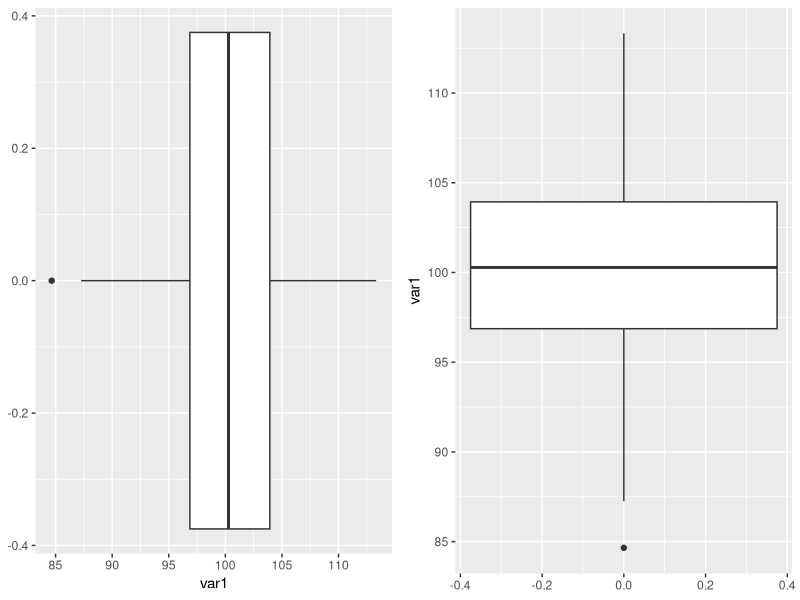
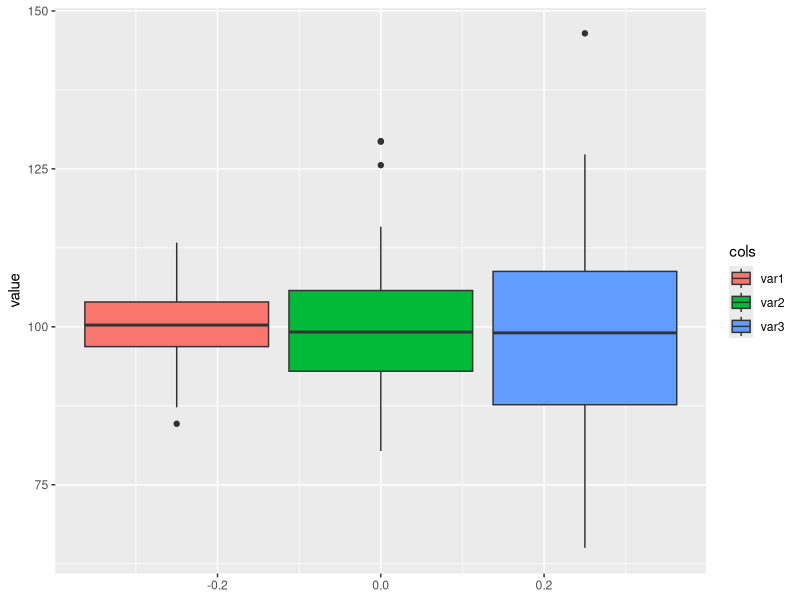
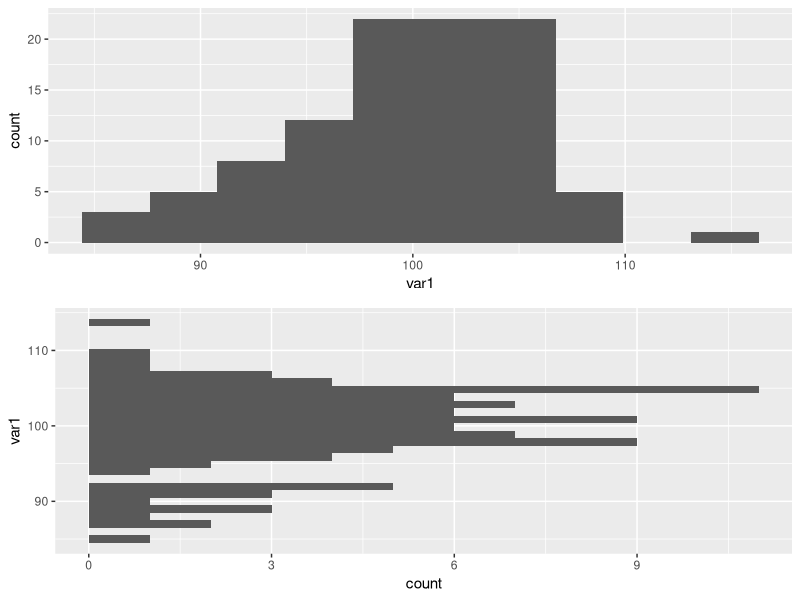
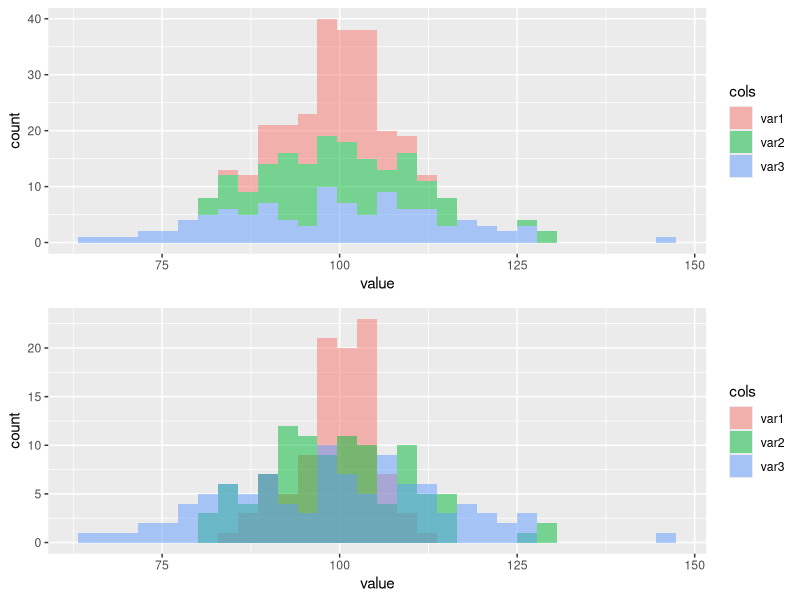
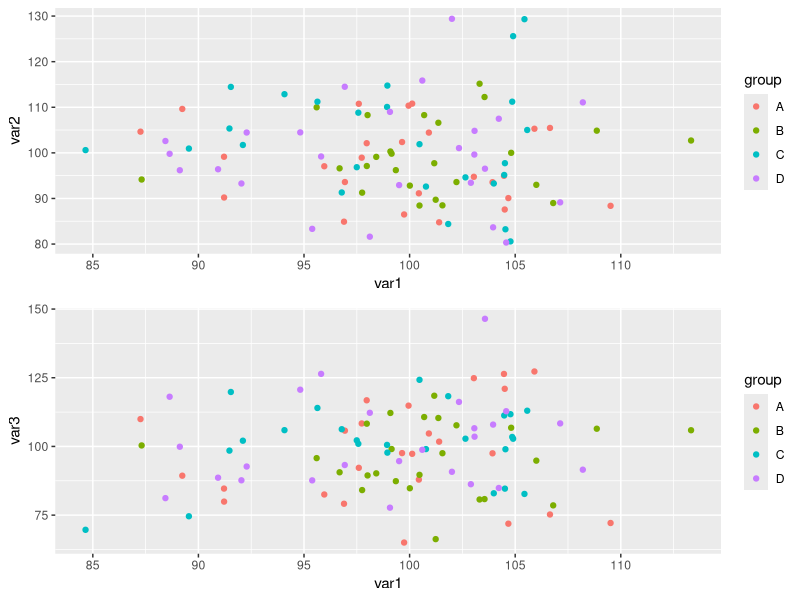
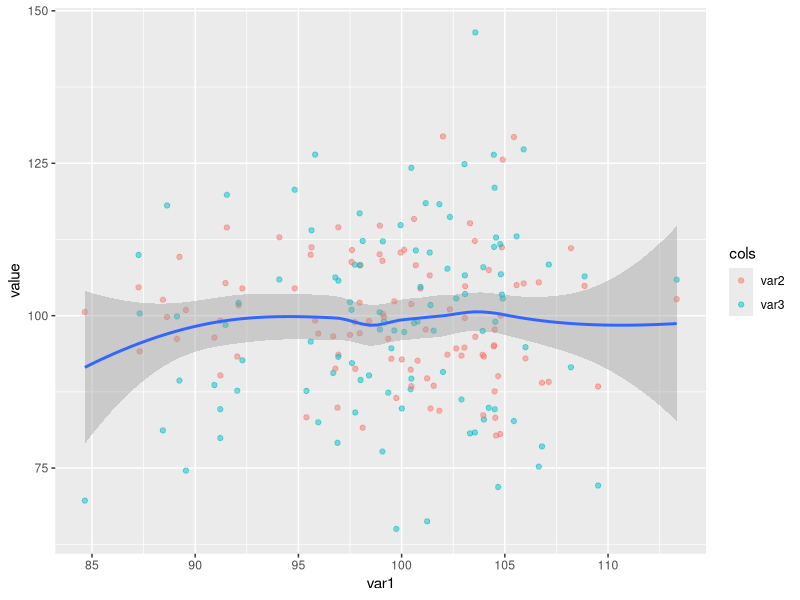
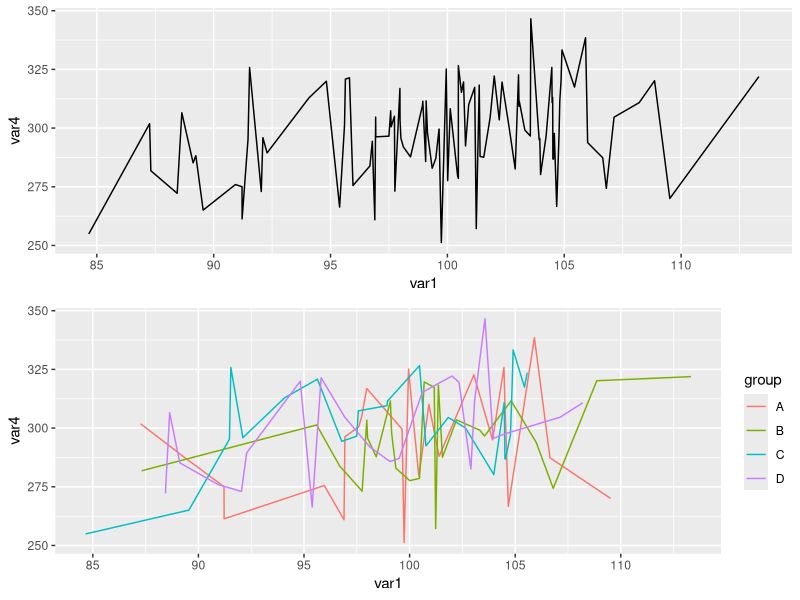

The R source for these figures, in order:
## ---- chunk 1
knitr::opts_chunk$set(
	echo = TRUE,
	message = FALSE,
	warning = FALSE
)
pg <- palmerpenguins::penguins
library(tidyverse)
library(caret)
## ---- chunk 2
df <- data.frame(
  group = rep(LETTERS[1:4], each=25),
  var1 = rnorm(100, 100, 5),
  var2 = rnorm(100, 100, 10),
  var3 = rnorm(100, 100, 15)
); df %>% head
## ---- chunk 3
p1 <- df %>% ggplot() +
  geom_boxplot(aes(x = var1))
p2 <- df %>% ggplot() +
  geom_boxplot(aes(y = var1))
gridExtra::grid.arrange(p1, p2, nrow = 1)
## ---- chunk 4
df %>% 
  pivot_longer(cols = c(var1, var2, var3), names_to = "cols", values_to = "value") %>% 
  ggplot(aes(y = value, fill = cols)) +
  geom_boxplot()
## ---- chunk 5
p1 <- df %>% 
  ggplot(aes(x = var1)) +
  geom_histogram(bins = 10)
p2 <- df %>% 
  ggplot(aes(y = var1)) +
  geom_histogram(bins = 30)
gridExtra::grid.arrange(p1, p2, nrow = 2)
## ---- chunk 6
p1 <- df %>% 
  pivot_longer(cols = c(var1, var2, var3), names_to = "cols", values_to = "value") %>% 
  ggplot(aes(x = value, fill = cols)) +
  geom_histogram(alpha = 0.5)
p2 <- df %>% 
  pivot_longer(cols = c(var1, var2, var3), names_to = "cols", values_to = "value") %>% 
  ggplot(aes(x = value, fill = cols)) +
  geom_histogram(alpha = 0.5, position = "identity")
gridExtra::grid.arrange(p1, p2, nrow = 2)
## ---- chunk 7
p1 <- df %>% 
  ggplot(aes(x = var1, y = var2)) +
  geom_point(aes(col = group))
p2 <- df %>% 
  ggplot(aes(x = var1, y = var3)) +
  geom_point(aes(col = group))
gridExtra::grid.arrange(p1, p2, nrow = 2)
## ---- chunk 8
df %>% 
  pivot_longer(cols = c(var2, var3), names_to = "cols", values_to = "value") %>% 
  ggplot(aes(x = var1, y = value)) +
  geom_point(aes(col = cols), alpha = 0.5) +
  geom_smooth()
## ---- chunk 9
p1 <- df %>% 
  mutate(var4 = var1+var2+var3) %>% 
  ggplot(aes(x = var1, y = var4)) +
  geom_line()
p2 <- df %>% 
  mutate(var4 = var1+var2+var3) %>% 
  ggplot(aes(x = var1, y = var4)) +
  geom_line(aes(col = group))
gridExtra::grid.arrange(p1, p2, nrow = 2)
